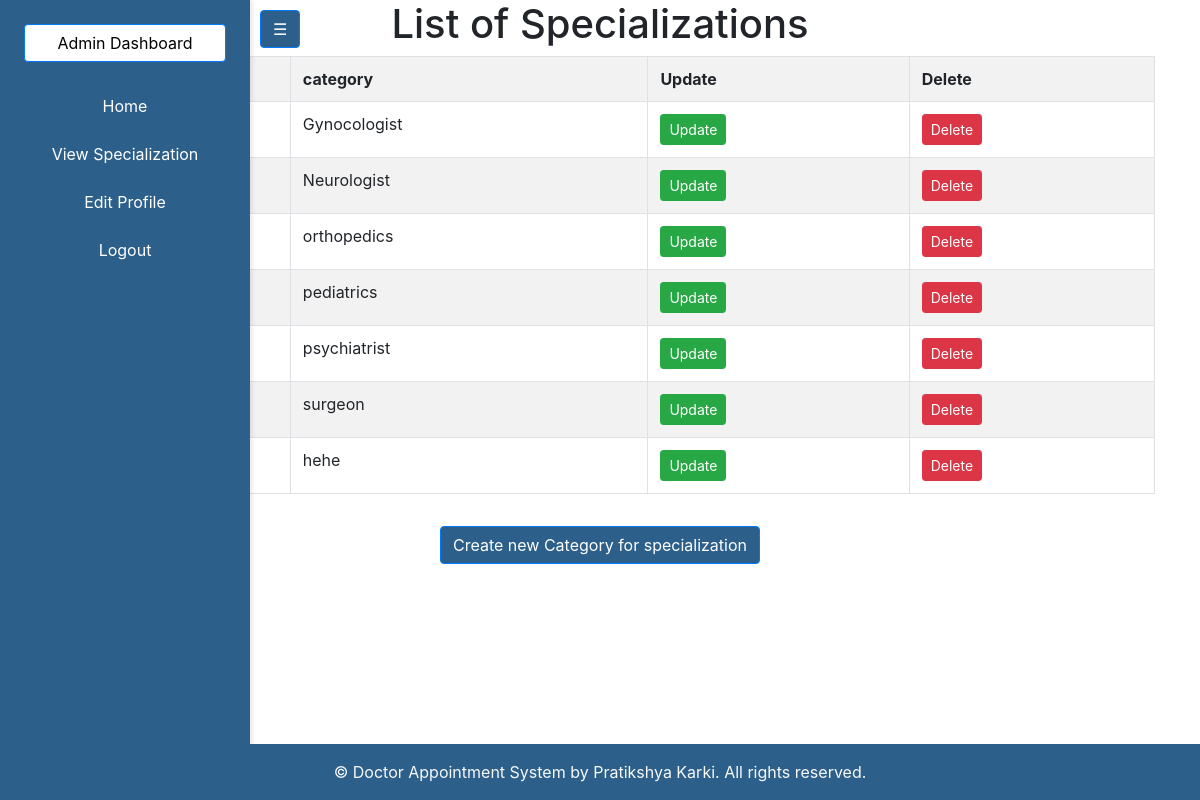
The page /specialization/read.php on the database its author committed.
### tables this page shows
CREATE TABLE `specialization` (
  `spec_id` int(11) NOT NULL,
  `category` varchar(100) DEFAULT NULL
);

### specialization/read.php (the view, shortened to what this page needs)
<?php require("../config/db-connect.php"); ?>
<?php
$sql = "SELECT spec_id, category FROM specialization";
$result = $conn->query($sql);
if ($result->num_rows > 0) {
?>
<div class="container">
<?php include 'admin_sidebar.php'; ?>
    <h1>List of Specializations</h1>
    <table class="table table-striped table-bordered">
        <tr>
            <td><b>spec_id</b></td>
            <td><b>category</b></td>
            <td><b>Update</b></td>
            <td><b>Delete</b></td>
        </tr>
        <?php
        while ($row = $result->fetch_assoc()) {
        ?>
        <tr>
            <td><?= $row["spec_id"]; ?></td>
            <td><?= $row["category"]; ?></td>
            <td><a href="update.php?spec_id=<?= htmlspecialchars($row["spec_id"]); ?>" class="btn btn-sm btn-success">Update</a></td>
            <td><a href="delete.php?spec_id=<?= htmlspecialchars($row["spec_id"]); ?>" class="btn btn-sm btn-danger" onclick="return confirm('Are you sure you want to delete this record?');">Delete</a></td>
        </tr>
        <?php
        }
        ?>
</table>
<?php
} else {
    ?>
    <p>0 results</p>
    <?php
}
?>
<a href="crform.php"  class="btn btn-primary mt-3" style="background-color: #2C5F8A;"></button>Create new Category for specialization</a>
</div>
<?php require("../include/footer.php"); ?>
</body>

### specialization/admin_sidebar.php (shortened to what this page needs)
<!DOCTYPE html>
<html lang="en">
<head>
    <link rel="stylesheet" href="../css/sidebar.css">
    <link href="https://stackpath.bootstrapcdn.com/bootstrap/4.5.2/css/bootstrap.min.css" rel="stylesheet">
</head>
<body>
<div id="sidebar" class="sidebar">
    <div class="p-4">
        <button class="btn btn-primary btn-block mb-4">
            <a href="../admin/dashboard.php" style="color: black;">Admin Dashboard</a>
        </button>
        <ul class="list-unstyled">
            <li class="mb-2"><a href="../index.php" class="text-decoration-none d-block py-2 px-4 rounded">Home</a></li>
            <li class="mb-2"><a href="read.php" class="text-decoration-none d-block py-2 px-4 rounded">View Specialization</a></li>
            <li class="mb-2"><a href="../admin/edit_profile.php" class="text-decoration-none d-block py-2 px-4 rounded">Edit Profile</a></li>
            <li class="mb-2"><a href="../logout.php" class="text-decoration-none d-block py-2 px-4 rounded">Logout</a></li>
        </ul>
    </div>
</div>
<button id="toggleSidebar" class="btn btn-primary" style="background-color: #2C5F8A;">&#9776;</button>
</body>
</html>

### include/footer.php (shortened to what this page needs)
<!DOCTYPE html>
<html lang="en">
<head>
</head>
<body>
    <footer class="footer mt-auto py-3">
        <div class="container text-center">
            <span class="text-light">&copy; Doctor Appointment System by Pratikshya Karki. All rights reserved.</span>
        </div>
    </footer>
</body>
</html>

### css/sidebar.css (style rules this page uses)
body { overflow-x: hidden; }
.sidebar { position: fixed; top: 0; left: 0; height: 100%; width: 250px; background-color: #2C5F8A; transition: transform 0.3s ease; box-shadow: 2px 0 5px rgba(0, 0, 0, 0.1); z-index: 1000; }
#toggleSidebar { position: fixed; top: 10px; left: 260px; z-index: 1001; transition: left 0.3s ease; }
.sidebar a { color: white; }
.btn-block a { color: black; }
.sidebar .btn-block { color: black; background-color: white; }

### include/footer.php (style rules this page uses)
body { margin: 0; padding: 0; min-height: 100vh; display: flex; flex-direction: column; }
.footer { background-color: #2C5F8A; color: #fff; width: 100%; bottom: 0; position: fixed; padding: 10px 0; z-index: 1000; text-align: center; }
.container { width: 100%; text-align: center; }

### rows shown on the page
specialization: category "Gynocologist"
specialization: category "Neurologist"
specialization: category "orthopedics"
specialization: category "pediatrics"
specialization: category "psychiatrist"
specialization: category "surgeon"
specialization: category "hehe"
